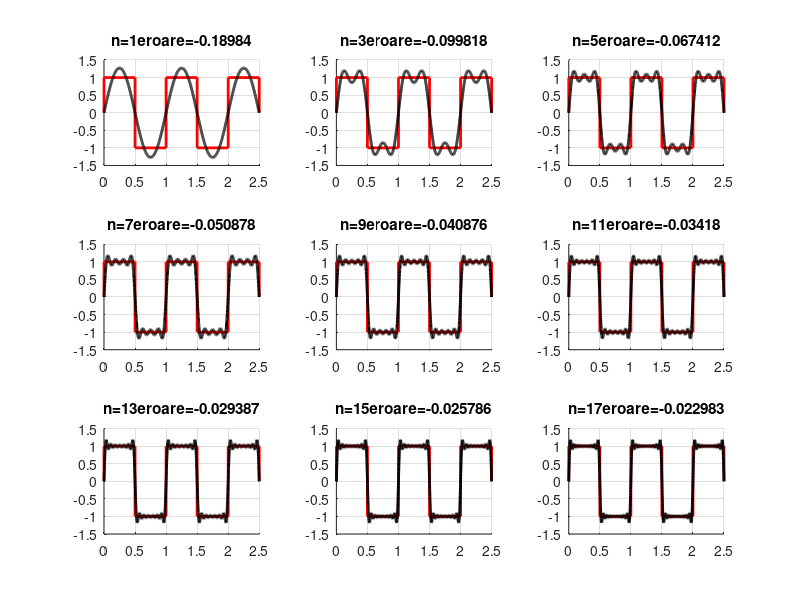

MATLAB code for this plot:
clc
clear all;
close all;

x=linspace(0,2.5,2000)
f=0;
k=0;

X=[0, 0, 0.5, 0.5, 1.0, 1.0, 1.5, 1.5, 2, 2, 2.5, 2.5];
Y=[0,1,1,-1,-1,1,1,-1,-1,1,1,0];

figure (1)

for n=1:2:17
    k=k+1;
    f=f+(4/(n*pi))*sin(2*pi*n*x);
    error=mean((abs(f)-1.^2));

    subplot(3,3,k), line(X,Y, 'color', 'r', 'linewidth', 2)
    hold on;
    subplot(3,3,k), plot(x, f, 'k', 'LineWidth',2)
    title(['n=', num2str(n), 'eroare=', num2str(error)]),grid
end
